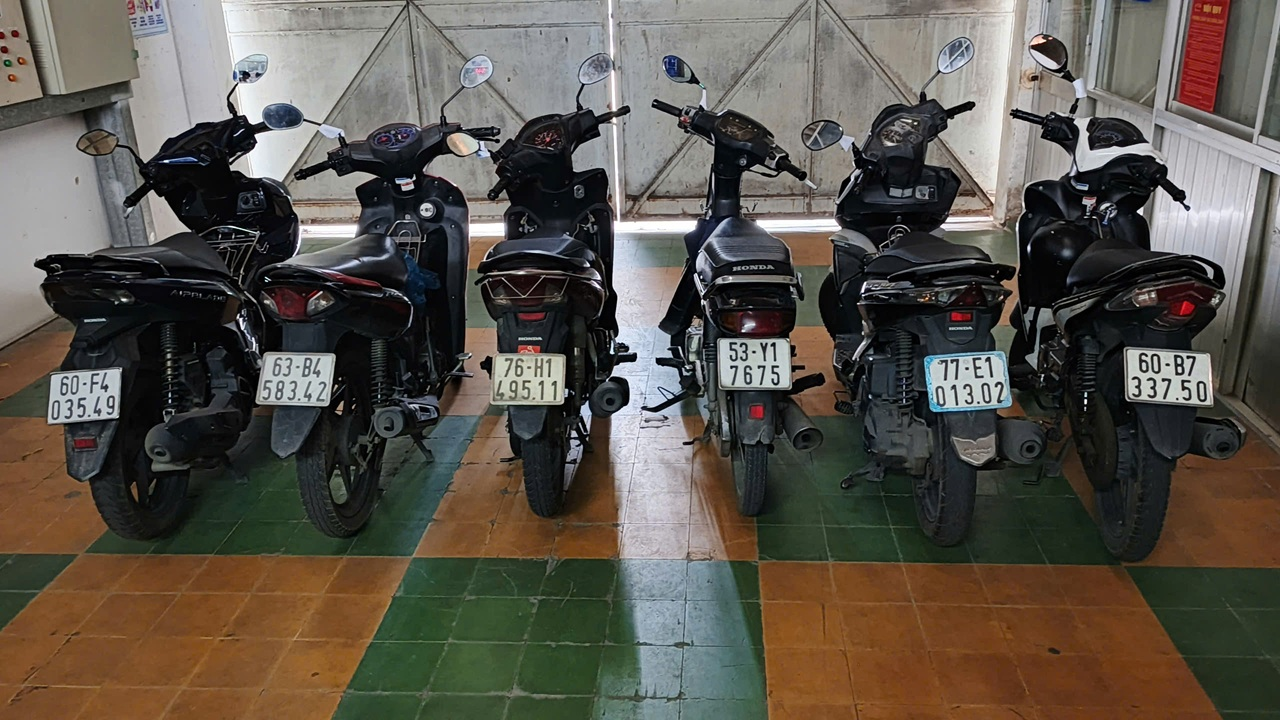
#> input picture xla/buoi9/11.jpg, 1280 x 720 px
$ python catanh.py
#> lines starting #> are read from the running program, lines starting #| are printed output that depends on the picture; after the words box and inside, x2 and y2 are one past the last pixel; in counts of white or black regions, pixels touching at a corner belong together
from PIL import Image
import pytesseract
import numpy as np
import cv2
import math
import glob
import os
i=-1

# --- Đường dẫn ảnh ---
image_path = "11.jpg"
output_dir = "output_regions"
os.makedirs(output_dir, exist_ok=True)

# --- Đọc ảnh ---
image = cv2.imread(image_path)
#> image is the input picture: shape (720, 1280, 3); mean B, G, R 75.5, 84.5, 90.3


# Hiển thị ảnh

if image is None:
    print("❌ Không tìm thấy ảnh:", image_path)
    exit()

# --- B1: Chuyển sang HSV và lọc màu ---
hsv = cv2.cvtColor(image, cv2.COLOR_BGR2HSV)
#> hsv: shape (720, 1280, 3); mean H, S, V 57.2, 73.9, 96
lower = np.array([17, 0, 147])
upper = np.array([114, 95, 226])
mask = cv2.inRange(hsv, lower, upper)
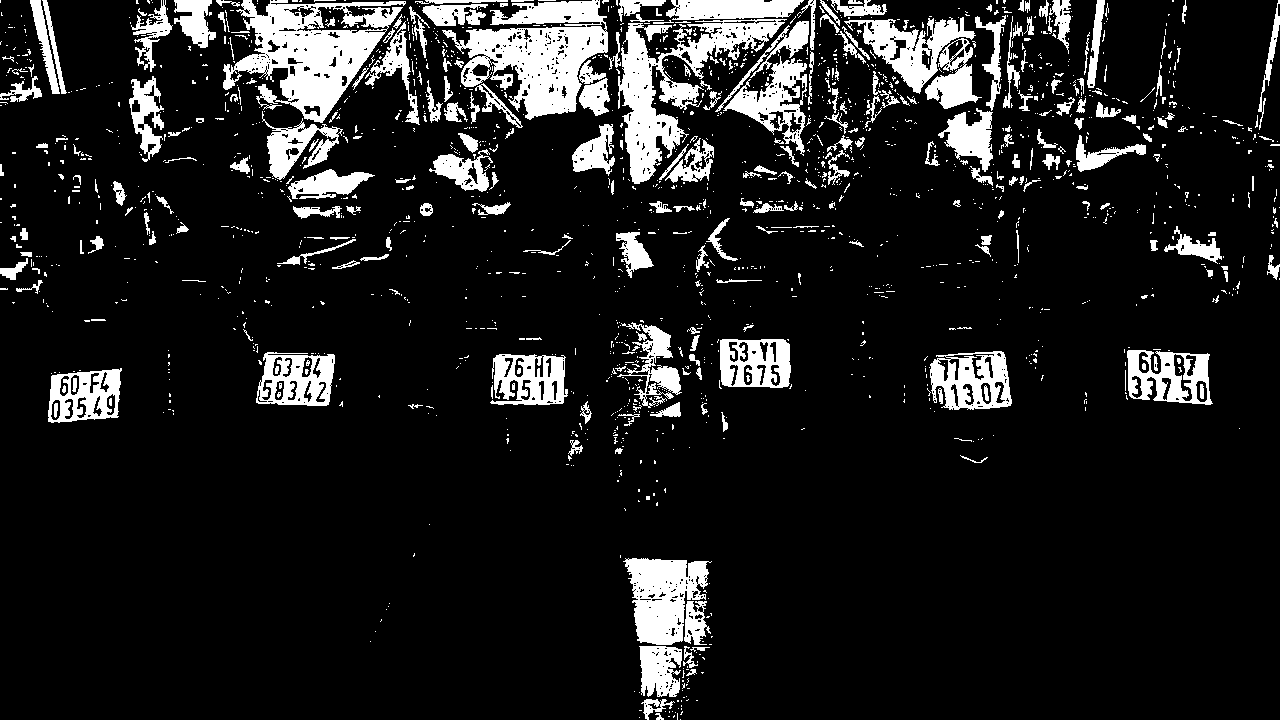
#> mask: shape (720, 1280); 12% white; 1731 white regions (1438 under 20 px), largest, box (x1, y1, x2, y2) and area: (223, 0, 406, 123) 10174, (442, 0, 608, 120) 9975, (618, 19, 787, 184) 8490
filtered = cv2.bitwise_and(image, image, mask=mask)

# --- B2: Làm mượt, chuyển sang grayscale ---
blur = cv2.GaussianBlur(filtered, (5, 5), 0)
gray = cv2.cvtColor(blur, cv2.COLOR_BGR2GRAY)

# --- B3: Tăng độ nét ---
gauss = cv2.GaussianBlur(gray, (9, 9), 10.0)
sharpened = cv2.addWeighted(gray, 1.5, gauss, -0.5, 0)

# --- B4: Chuyển sang trắng đen ---
_, binary = cv2.threshold(sharpened, 130, 255, cv2.THRESH_BINARY)
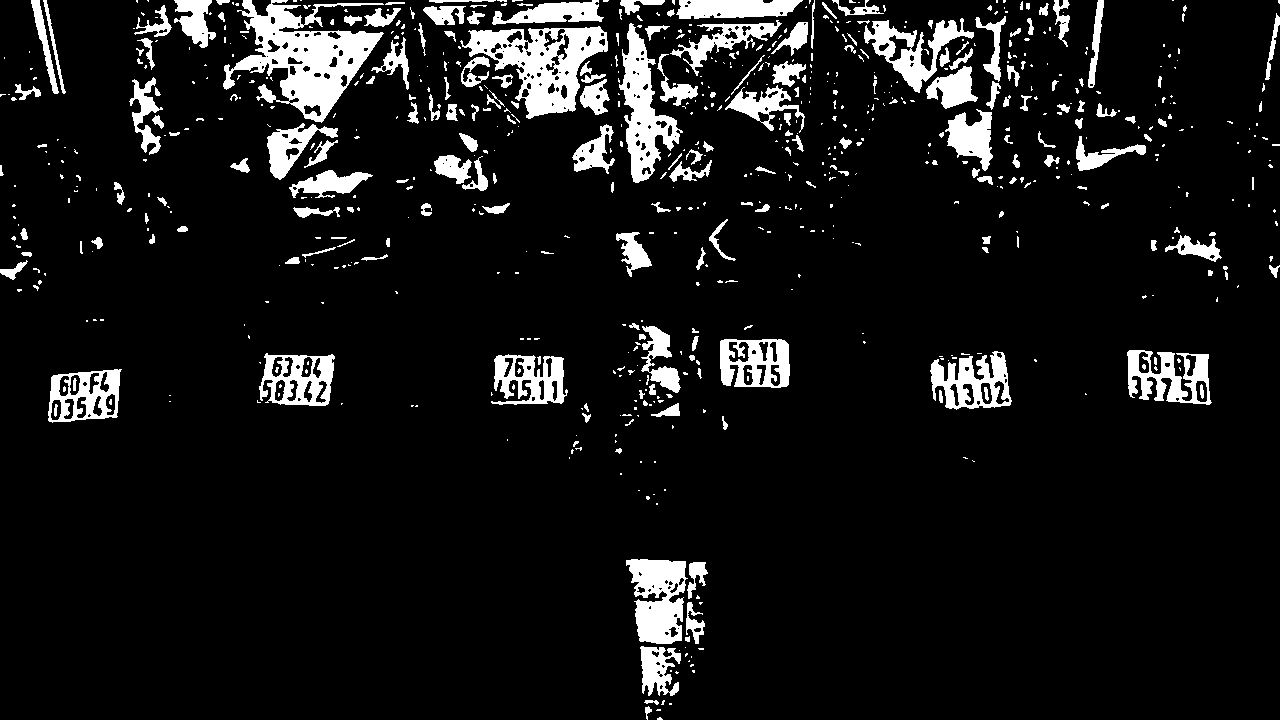
#> binary: shape (720, 1280); 8.9% white; 734 white regions (511 under 20 px)

# --- B5: Tìm contours ---
contours, _ = cv2.findContours(binary, cv2.RETR_EXTERNAL, cv2.CHAIN_APPROX_SIMPLE)
#> contours = 720 contours, 573 with area under 20; largest, box (x1, y1, x2, y2) and area: (223, 0, 384, 123) 8619, (460, 26, 608, 119) 6857, (619, 23, 683, 183) 4086, (626, 559, 688, 644) 3584, (48, 369, 122, 423) 3196

output = image.copy()
count = 0
cropped_first = None
contour_data = []
boxes_data = []  # 👉 lưu thông tin (box, cx, cy, filename) cho bước add text

for contour in contours:
    area = cv2.contourArea(contour)
    if area < 2200 or area > 3200:
        continue

    rect = cv2.minAreaRect(contour)
    (cx, cy), (w, h), angle = rect
    contour_data.append((contour, cx))  # lưu contour cùng hoành độ tâm
#> this loop made 720 passes
#> area on passes 3, 6, 17: 31.5, 29, 1165.5
#> after the loop, contour_data = 7 items

# 👉 Sắp xếp danh sách theo cx (trái sang phải)
contour_data = sorted(contour_data, key=lambda x: x[1])

count = 0
cropped_first = None

# 👉 Duyệt qua các contour đã sắp xếp
for contour, cx in contour_data:
    rect = cv2.minAreaRect(contour)
    box = cv2.boxPoints(rect)
    box = np.int32(box)
    (cx, cy), (w, h), angle = rect

    # --- Chỉnh lại nếu bị lộn ngang/dọc ---
    if w < h:
        angle = angle - 90
        w, h = h, w

    # --- Tính tỉ lệ dài/rộng ---
    ratio = w / h if h != 0 else 0

    # --- Bỏ qua nếu tỉ lệ không hợp lệ ---
    if ratio > 1.8 or ratio < 1.1:
        print(f"⚠️ Bỏ qua vùng có tỉ lệ {ratio:.2f} (w={w:.1f}, h={h:.1f})")
        continue

    # --- Vẽ khung ---
    cv2.drawContours(output, [box], 0, (0, 255, 0), 3)
    count += 1

    # --- Xoay ảnh quanh tâm ---
    rotation_matrix = cv2.getRotationMatrix2D((cx, cy), angle, 1.0)
    rotated = cv2.warpAffine(image, rotation_matrix, (image.shape[1], image.shape[0]))

    # --- Cắt phần biển số ---
    x, y = int(cx - w / 2), int(cy - h / 2)
    cropped = rotated[int(y):int(y + h), int(x):int(x + w)]

    if cropped.size == 0:
        continue

    cropped_resized = cv2.resize(cropped, (300, 120))

    filename = f"{output_dir}/bien_so_{count}.png"
    cv2.imwrite(filename, cropped_resized)
    print(f"✅ Đã cắt & lưu biển số {count}: {filename}")

    if cropped_first is None:
        cropped_first = cropped_resized

    # --- Lưu toạ độ box và tên file để add text sau ---
    boxes_data.append({
        "box": box,
        "cx": cx,
        "cy": cy,
        "filename": filename
    })

    # --- Vẽ chấm đỏ ---
    for (px, py) in box:
        cv2.circle(output, (px, py), 5, (0, 0, 255), -1)
#> this loop made 7 passes
#> (rect, box, cy, w, h, angle, ratio) on passes 1, 2, 3, 4, 6: (((84.59, 395.6), (76.98, 48.17), -4.76), [[48, 422], [44, 374], [120, 368], [124, 416]], 395.6, 76.98, 48.17, -4.76, 1.6), (((296.4, 379.1), (51.35, 74.56), -89.12), [[333, 405], [258, 404], [259, 352], [334, 354]], 379.1, 74.56, 51.35, -179.1, 1.45), (((529, 379), (50, 76), -90), [[567, 404], [491, 404], [491, 354], [567, 354]], 379, 76, 50, -180, 1.52), (((754.5, 363), (48, 69), -90), [[789, 387], [720, 387], [720, 339], [789, 339]], 363, 69, 48, -180, 1.44), (((969.7, 382.5), (76.96, 55.56), -7.99), [[935, 415], [927, 360], [1003, 349], [1011, 404]], 382.5, 76.96, 55.56, -7.99, 1.39)
#> (rect, box, cy, w, h, angle, ratio) on pass 5: (((916.9, 33.45), (85.08, 84.74), -45.74), [[917, 93], [856, 34], [916, -26], [976, 32]], 33.45, 85.08, 84.74, -45.74, 1)
#| ✅ Đã cắt & lưu biển số 1: output_regions/bien_so_1.png
#| ✅ Đã cắt & lưu biển số 2: output_regions/bien_so_2.png
#| ✅ Đã cắt & lưu biển số 3: output_regions/bien_so_3.png
#| ✅ Đã cắt & lưu biển số 4: output_regions/bien_so_4.png
#| ⚠️ Bỏ qua vùng có tỉ lệ 1.00 (w=85.1, h=84.7)
#| ✅ Đã cắt & lưu biển số 5: output_regions/bien_so_5.png
#| ✅ Đã cắt & lưu biển số 6: output_regions/bien_so_6.png
#> pass 1, `rotated = cv2.warpAffine(image, rotation_matrix, (image.shape[1], imag..`:
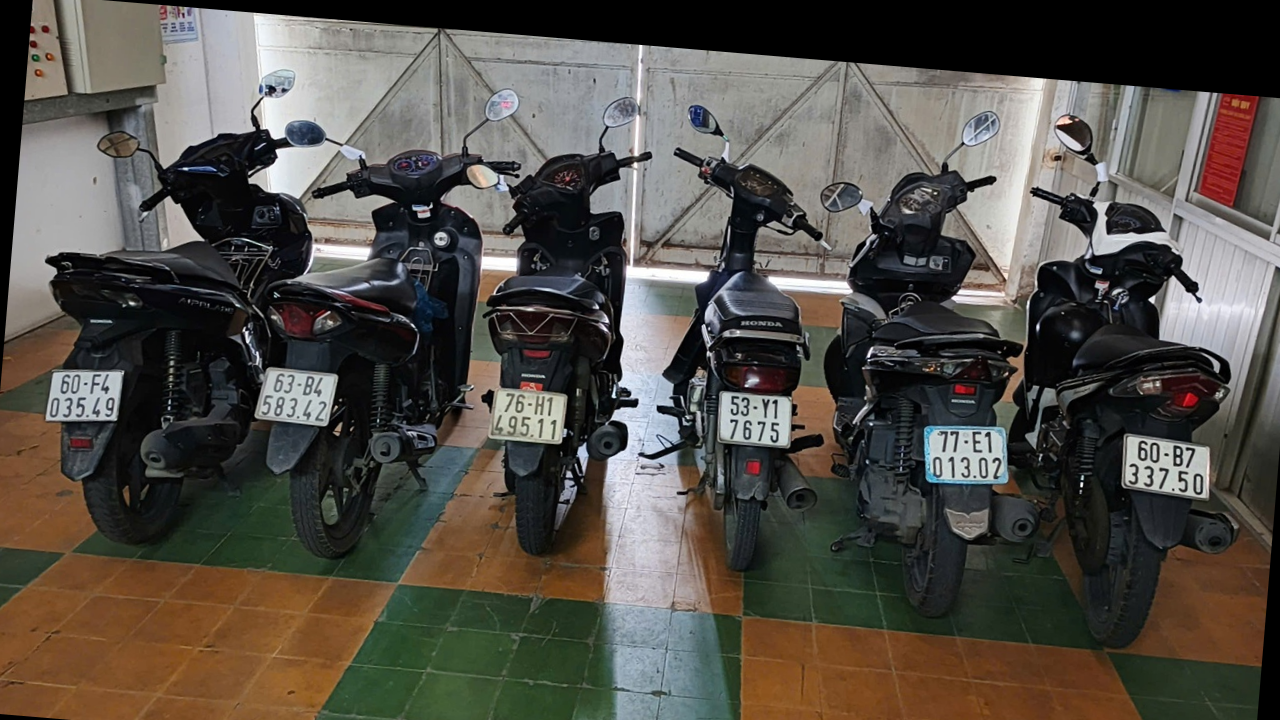
#> rotated: shape (720, 1280, 3); mean B, G, R 71.8, 78.9, 83.3
#> pass 1, `cropped_resized = cv2.resize(cropped, (300, 120))`:
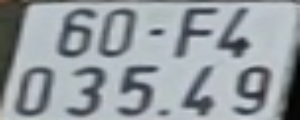
#> cropped_resized: shape (120, 300, 3); mean B, G, R 160.8, 156.2, 149.2
#> after the loop:
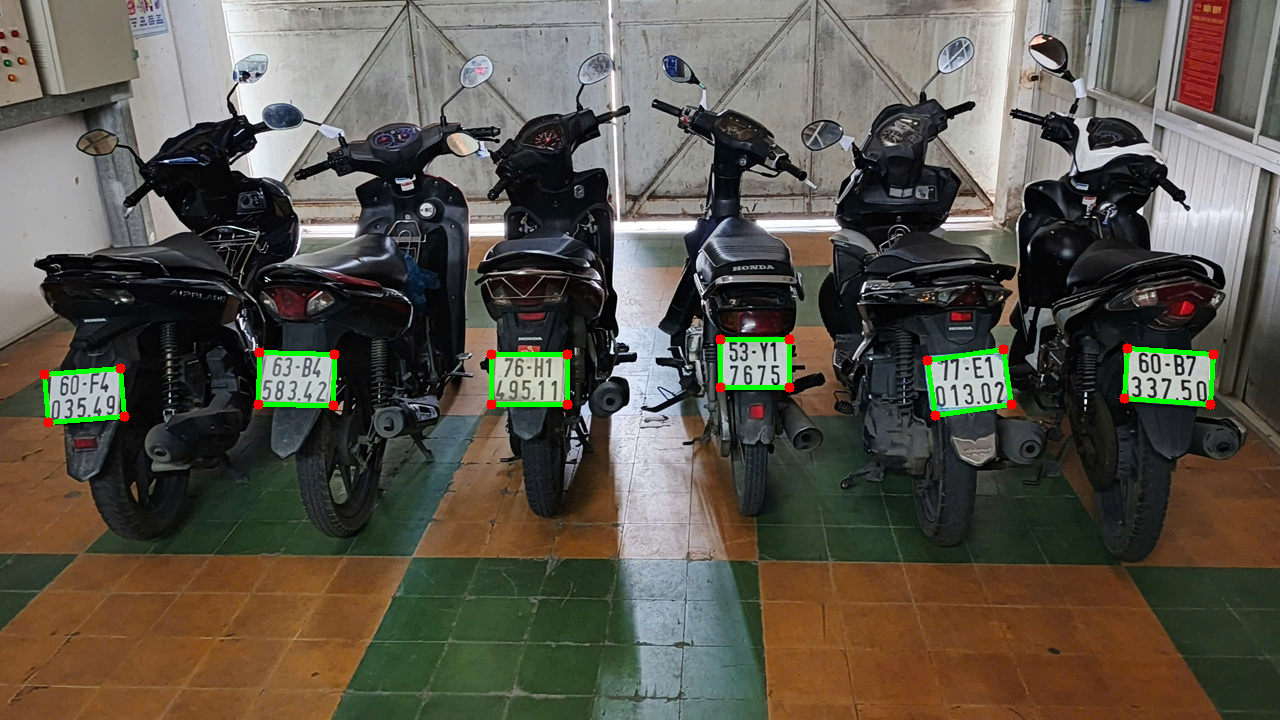
#> output: shape (720, 1280, 3); 0.91% of pixels changed, all inside (x1, y1, x2, y2) = (39, 334, 1219, 428)
#> after the loop, boxes_data = 6 items; count = 6

# 👉 Sau khi xử lý xong, bạn có thể add text từng biển bằng boxes_data
print("📦 Đã lưu thông tin box:")
for b in boxes_data:
    print(f" - {b['filename']} | Tâm ({b['cx']:.1f}, {b['cy']:.1f})")
#> this loop made 6 passes
#|  - output_regions/bien_so_1.png | Tâm (84.6, 395.6)
#|  - output_regions/bien_so_2.png | Tâm (296.4, 379.1)
#|  - output_regions/bien_so_3.png | Tâm (529.0, 379.0)
#|  - output_regions/bien_so_4.png | Tâm (754.5, 363.0)
#|  - output_regions/bien_so_5.png | Tâm (969.7, 382.5)
#|  - output_regions/bien_so_6.png | Tâm (1169.0, 376.6)


print(f"\n🔹 Tổng số biển số hợp lệ đã cắt: {count}")
#| 🔹 Tổng số biển số hợp lệ đã cắt: 6
cv2.imshow("SELECT BIEN", output)
pytesseract.pytesseract.tesseract_cmd = r"C:\\Program Files\\Tesseract-OCR\\tesseract.exe"
# === CHẠY TOÀN BỘ ẢNH TRONG THƯ MỤC ===
folder_path = "output_regions"  # thư mục chứa ảnh
image_files = [f for f in os.listdir(folder_path)
               if f.lower().endswith(('.png', '.jpg', '.jpeg'))]

print(f"🔍 Tìm thấy {len(image_files)} ảnh trong '{folder_path}'")

for file_name in image_files:
    image_path = os.path.join(folder_path, file_name)
    print(f"\n==============================")
    print(f"📸 ĐANG XỬ LÝ: {file_name}")
    print(f"==============================")
    i=i+1
    # === 1. ĐỌC ẢNH ===
    img = cv2.imread(image_path)
    if img is None:
        print(f"⚠ Không đọc được ảnh: {file_name}")
        continue

    # ======= (phần code OCR của bạn bên dưới giữ nguyên) =======
    img = cv2.convertScaleAbs(img, alpha=1, beta=10)

    # === 2. TIỀN XỬ LÝ ===
    gray = cv2.cvtColor(img, cv2.COLOR_BGR2GRAY)
    gray = cv2.GaussianBlur(gray, (1, 1), 1)
    thresh = cv2.adaptiveThreshold(
        gray, 255, cv2.ADAPTIVE_THRESH_GAUSSIAN_C,
        cv2.THRESH_BINARY_INV, 45, 15
    )


    # === 3. TÌM KHUNG KÝ TỰ ===
    contours, _ = cv2.findContours(thresh, cv2.RETR_EXTERNAL, cv2.CHAIN_APPROX_SIMPLE)
    char_regions = []
    for c in contours:
        x, y, w, h = cv2.boundingRect(c)
        aspect_ratio = h / w

        if 20 < h < 70 and 20 < w < 120 and 0.2 < aspect_ratio < 4.0:
            if 50 < w < 120:
                # Chia khung thành 2 phần
                half_w = w // 2
                char_regions.append((x, y, half_w, h))  # phần trái
                char_regions.append((x + half_w, y, w - half_w, h))  # phần phải
            else:
                char_regions.append((x, y, w, h))

    # Sắp xếp theo dòng và cột
    char_regions = sorted(char_regions, key=lambda b: (b[1] // 50, b[0]))
    print(f"===> Tổng số ô ký tự phát hiện: {len(char_regions)}")

    # Vẽ khung ký tự
    for (x, y, w, h) in char_regions:
        pad = 7
        if 50 < w < 120:
            # Chia làm 2 khung
            half_w = w // 2
            # Vẽ khung bên trái
            cv2.rectangle(img, (x - pad, y - pad), (x + half_w + pad, y + h + pad), (0, 255, 0), 2)
            # Vẽ khung bên phải
            cv2.rectangle(img, (x + half_w - pad, y - pad), (x + w + pad, y + h + pad), (0, 255, 0), 2)
        else:
            # Vẽ khung bình thường
            cv2.rectangle(img, (x - pad, y - pad), (x + w + pad, y + h + pad), (0, 255, 0), 2)

        cv2.imshow("Detected Characters", img)

    # === 5. NHẬN DIỆN BAN ĐẦU ===
    char_info_list = []
    for idx, (x, y, w, h) in enumerate(char_regions):
        pad = 7
        x1 = max(x - pad, 0)
        y1 = max(y - pad, 0)
        x2 = min(x + w + pad, thresh.shape[1])
        y2 = min(y + h + pad, thresh.shape[0])
        char_img = thresh[y1:y2, x1:x2]

        cv2.imshow(f"Char {idx + 1} - Raw", char_img)
        cv2.waitKey(100)

        black_ratio = np.sum(char_img > 0) / (char_img.size)
        if black_ratio < 0.1:
            print(f"⚠ Char {idx + 1}: bỏ qua (vùng đen chỉ {black_ratio * 100:.1f}%)")
            continue

        # Giới hạn ký tự
        if idx < 2:
            whitelist = "023456789ABCDEFGHIJKLMNOPQRSTUVWXYZ"  # 2 ký tự đầu có thể là số hoặc chữ
        elif idx == 2:
            whitelist = "FBHYE"
        elif idx == 4:
            whitelist = "BGC9EFWALCTD0123457"
        elif idx == 8:
            whitelist = "BGC9EFWALCTD0123457"
        else:
            whitelist = "BGC9EFWALCTD012634578"
        cfg = f"--oem 3 --psm 7 -c tessedit_char_whitelist={whitelist}"
        char1 = pytesseract.image_to_string(char_img, lang='eng', config=cfg).strip()
        char1 = char1.replace("\n", "").replace("\f", "")
        if len(char1) > 1:
            char1 = char1[-1]

        print(f"Lần 1 - Char {idx + 1}: '{char1}'")

        char_info_list.append({
            'img': char_img,
            'whitelist': whitelist,
            'raw': char1,
            'confirmed': len(char1) == 1
        })

    # === 6. XOAY KÝ TỰ ===
    final_text = ""
    for idx, info in enumerate(char_info_list):
        char_img = info['img']
        whitelist = info['whitelist']
        char1 = info['raw']

        # Nếu là 2 ký tự đầu mà nhận ra CHỮ → ép xoay lại để thử ra SỐ
        force_rotate = False
        if idx < 2 and (not char1.isdigit()):
            force_rotate = True

        if info['confirmed'] and not force_rotate:
            print(f"→ Char {idx + 1}: '{char1}' (đã nhận diện chính xác, không xoay)")
            final_text += char1
            continue

        coords = np.column_stack(np.where(char_img > 0))
        if len(coords) < 10:
            final_text += char1 if len(char1) == 1 else ""
            continue

        vx, vy, _, _ = cv2.fitLine(coords, cv2.DIST_L2, 0, 0.01, 0.01)
        vx, vy = float(vx), float(vy)
        angle = np.degrees(np.arctan2(vy, vx))
        print(f"Char {idx + 1}: nghiêng {angle:.2f}°, thử xoay thuận và nghịch...")

        h_c, w_c = char_img.shape[:2]
        best_char, best_angle, best_img = "", None, None

        # Xoay cả thuận và nghịch
        for direction in [1, -1]:
            for delta in np.arange(-8, 8, 2):
                test_angle = direction * angle + delta
                M = cv2.getRotationMatrix2D((w_c // 2, h_c // 2), test_angle, 1.0)
                rotated = cv2.warpAffine(char_img, M, (w_c, h_c),
                                         flags=cv2.INTER_CUBIC,
                                         borderMode=cv2.BORDER_CONSTANT,
                                         borderValue=(0, 0, 0))

                test_img = cv2.copyMakeBorder(rotated, 10, 10, 10, 10,
                                              cv2.BORDER_CONSTANT, value=[0, 0, 0])
                test_img = cv2.bitwise_not(test_img)
                test_img = cv2.resize(test_img, None, fx=3, fy=3, interpolation=cv2.INTER_CUBIC)
                _, test_img = cv2.threshold(test_img, 0, 255,
                                            cv2.THRESH_BINARY + cv2.THRESH_OTSU)

                cfg2 = f"--oem 3 --psm 10 -c tessedit_char_whitelist={whitelist}"
                detected = pytesseract.image_to_string(test_img, lang='eng', config=cfg2).strip()
                detected = detected.replace("\n", "").replace("\f", "")
                if len(detected) > 1:
                    detected = detected[-1]

                cv2.imshow(f"Char {idx + 1} - Angle {test_angle:+.1f}", test_img)
                cv2.waitKey(100)

                if len(detected) == 1 and detected in whitelist:
                    # Nếu là 2 ký tự đầu tiên, chỉ chấp nhận nếu là số
                    if idx < 2 and not detected.isdigit():
                        continue
                    print(f"   ✅ Góc {test_angle:+.1f}° → '{detected}'")
                    best_char, best_angle, best_img = detected, test_angle, test_img.copy()
                    break
                else:
                    print(f"   ❌ Góc {test_angle:+.1f}° → '{detected}'")

            if best_char:
                break

        # Nếu xoay ra ký tự hợp lệ
        if best_char:
            print(f"→ Char {idx + 1}: '{best_char}' (OK ở góc {best_angle:+.1f}°)")
            final_text += best_char
            cv2.imshow(f"Char {idx + 1} - Best ({best_angle:+.1f}°)", best_img)
        else:
            # Nếu là 2 ký tự đầu mà không ra số → bỏ qua, không hiển thị
            if idx < 2:
                print(f"⚠ Char {idx + 1}: không nhận ra số, bỏ qua.")
            else:
                final_text += char1 if len(char1) == 1 else ""
            cv2.imshow(f"Char {idx + 1} - Fail", char_img)

        cv2.waitKey(100)


    # === 7. SỬA LỖI NHẬN DẠNG THƯỜNG GẶP ===
    def fix_common_errors(text):
        rep = {'O': '0', 'D': '0', 'Q': '0', 'I': '1', 'L': '4',
               'Z': '4', 'S': '5', 'B': '8', 'F': '3', 'W': '7',
               'T': '1', 'A': '2', 'C': '9', 'G': '9', 'E': '3'}
        fixed = ""
        first_three = list(text[:3])
        if len(first_three) >= 3:
            char3 = first_three[2]
        else:
            char3 = ''
        for i in range(min(2, len(first_three))):
            ch = first_three[i]
            if ch not in "0123456789":
                ch = rep.get(ch, '0')
            first_three[i] = ch
        fixed += ''.join(first_three[:2])
        if char3:
            fixed += char3
        for ch in text[3:]:
            ch = rep.get(ch, ch)
            fixed += ch
        return fixed


    fixed_text = fix_common_errors(final_text)
    print("\n===> RESULT (ĐÃ CHỈNH):", fixed_text)
    cv2.imshow(f"{fixed_text}", thresh)
    if len(boxes_data) > 0:
        first_box_data = boxes_data[i]
        box = first_box_data["box"]


        # --- Tính vị trí đặt chữ ---
        x_text = int(np.mean(box[:, 0]))  # trung bình hoành độ
        y_text = int(np.min(box[:, 1])) - 10  # ngay phía trên box

        # --- In text lên ảnh ---
        cv2.putText(output, fixed_text, (x_text - 60, y_text),
                    cv2.FONT_HERSHEY_SIMPLEX, 0.8, (255, 255, 255), 2, cv2.LINE_AA)

    cv2.imshow("SELECT BIEN", output)
cv2.waitKey(0)

cv2.destroyAllWindows()
